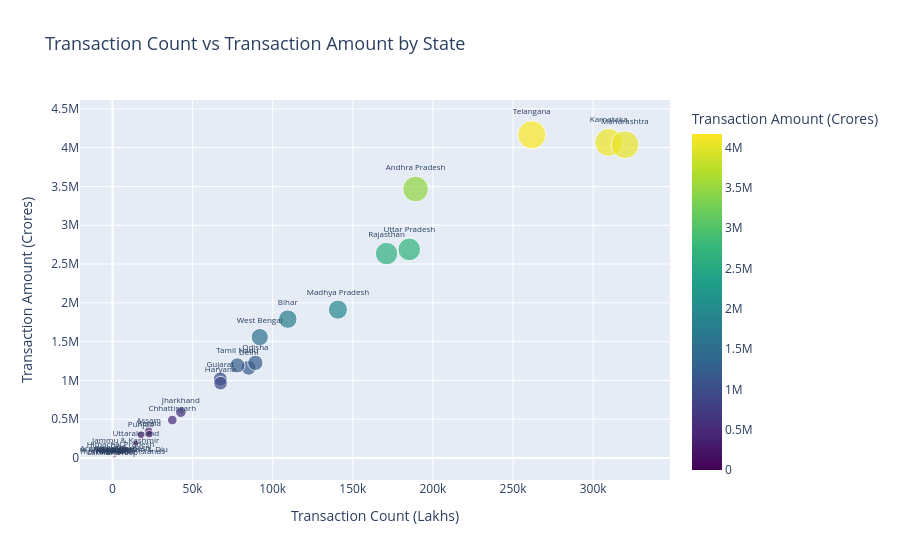

Write notebook code for a chart like this one.
### Markdown cell above
#### Chart - 6

### Code cell
# Chart - 6 visualization code
# Scatter plot - Transaction count vs amount by state

state_summary = agg_trans.groupby('state').agg(
    total_count=('transaction_count', 'sum'),
    total_amount=('transaction_amount', 'sum')
).reset_index()
state_summary['total_amount_cr'] = state_summary['total_amount'] / 1e7
state_summary['total_count_lakh'] = state_summary['total_count'] / 1e5

fig = px.scatter(
    state_summary,
    x='total_count_lakh',
    y='total_amount_cr',
    text='state',
    title='Transaction Count vs Transaction Amount by State',
    labels={
        'total_count_lakh': 'Transaction Count (Lakhs)',
        'total_amount_cr': 'Transaction Amount (Crores)'
    },
    color='total_amount_cr',
    color_continuous_scale='Viridis',
    size='total_amount_cr',
)
fig.update_traces(textposition='top center', textfont_size=8)
fig.update_layout(title_font_size=18)
fig.show()

### Figure 1 — Plotly figure (JSON) as saved in the notebook; plotly's stock layout.template omitted (floating-point values rounded to 4 significant figures)
{"data": [{"hovertemplate": "Transaction Count (Lakhs)=%{x}<br>Transaction Amount (Crores)=%{marker.color}<br>state=%{text}<extra></extra>", "legendgroup": "", "marker": {"color": [7067.0, 3467000.0, 27440.0, 346100.0, 1790000.0, 29290.0, 489000.0, 20170.0, 1164000.0, 51100.0, 1019000.0, 964500.0, 68750.0, 118500.0, 590700.0, 4068000.0, 307600.0, 8899.0, 160.9, 1913000.0, 4037000.0, 18630.0, 16250.0, 4610.0, 13040.0, 1226000.0, 23730.0, 298300.0, 2634000.0, 11890.0, 1194000.0, 4166000.0, 20060.0, 2689000.0, 191600.0, 1558000.0], "coloraxis": "coloraxis", "size": [7067.0, 3467000.0, 27440.0, 346100.0, 1790000.0, 29290.0, 489000.0, 20170.0, 1164000.0, 51100.0, 1019000.0, 964500.0, 68750.0, 118500.0, 590700.0, 4068000.0, 307600.0, 8899.0, 160.9, 1913000.0, 4037000.0, 18630.0, 16250.0, 4610.0, 13040.0, 1226000.0, 23730.0, 298300.0, 2634000.0, 11890.0, 1194000.0, 4166000.0, 20060.0, 2689000.0, 191600.0, 1558000.0], "sizemode": "area", "sizeref": 10410.0, "symbol": "circle"}, "mode": "markers+text", "name": "", "orientation": "v", "showlegend": false, "text": ["Andaman & Nicobar Islands", "Andhra Pradesh", "Arunachal Pradesh", "Assam", "Bihar", "Chandigarh", "Chhattisgarh", "Dadra & NH & Daman & Diu", "Delhi", "Goa", "Gujarat", "Haryana", "Himachal Pradesh", "Jammu & Kashmir", "Jharkhand", "Karnataka", "Kerala", "Ladakh", "Lakshadweep", "Madhya Pradesh", "Maharashtra", "Manipur", "Meghalaya", "Mizoram", "Nagaland", "Odisha", "Puducherry", "Punjab", "Rajasthan", "Sikkim", "Tamil Nadu", "Telangana", "Tripura", "Uttar Pradesh", "Uttarakhand", "West Bengal"], "textfont": {"size": 8}, "textposition": "top center", "type": "scatter", "x": [397.1, 189200.0, 1602.0, 22620.0, 109400.0, 2039.0, 37340.0, 2012.0, 84950.0, 3649.0, 67270.0, 67450.0, 5008.0, 8206.0, 42660.0, 309700.0, 23010.0, 393.5, 8.84, 140700.0, 319900.0, 733.5, 886.4, 195.4, 547.7, 89190.0, 1666.0, 17720.0, 171100.0, 658.6, 77960.0, 261700.0, 1208.0, 185200.0, 14590.0, 91910.0], "xaxis": "x", "y": [7067.0, 3467000.0, 27440.0, 346100.0, 1790000.0, 29290.0, 489000.0, 20170.0, 1164000.0, 51100.0, 1019000.0, 964500.0, 68750.0, 118500.0, 590700.0, 4068000.0, 307600.0, 8899.0, 160.9, 1913000.0, 4037000.0, 18630.0, 16250.0, 4610.0, 13040.0, 1226000.0, 23730.0, 298300.0, 2634000.0, 11890.0, 1194000.0, 4166000.0, 20060.0, 2689000.0, 191600.0, 1558000.0], "yaxis": "y"}], "layout": {"coloraxis": {"colorbar": {"title": {"text": "Transaction Amount (Crores)"}}, "colorscale": [[0, "#440154"], [0.1111, "#482878"], [0.2222, "#3e4989"], [0.3333, "#31688e"], [0.4444, "#26828e"], [0.5556, "#1f9e89"], [0.6667, "#35b779"], [0.7778, "#6ece58"], [0.8889, "#b5de2b"], [1, "#fde725"]]}, "legend": {"itemsizing": "constant", "tracegroupgap": 0}, "title": {"font": {"size": 18}, "text": "Transaction Count vs Transaction Amount by State"}, "xaxis": {"anchor": "y", "domain": [0, 1], "title": {"text": "Transaction Count (Lakhs)"}}, "yaxis": {"anchor": "x", "domain": [0, 1], "title": {"text": "Transaction Amount (Crores)"}}}}
